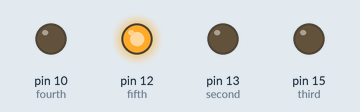
Recording of a program running on a simulated Raspberry Pi (header pin numbers). Parts: output pins drawn as LEDs (lit = HIGH). At 5.5 s the program stops and its outputs stay as they are.

Above: at 0.1 s.
At 0.6 s:
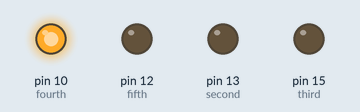
At 1.1 s:
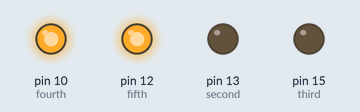
At 2.6 s:
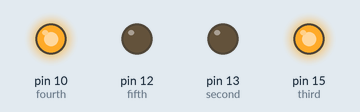
At 3.6 s:
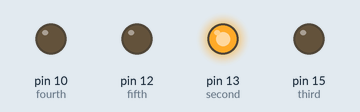
At 5.1 s:
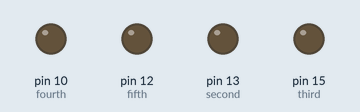
Timing chart, 0 to 6.6 s (numbered marks = the images above):
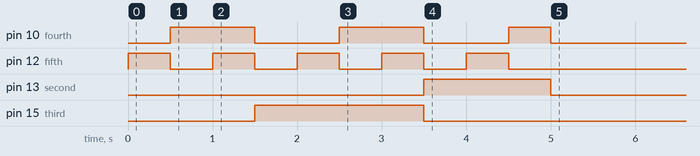

Measured:
- by itself, pin 10 (fourth): goes HIGH 1.0 s, LOW 1.0 s, HIGH 1.0 s, LOW 1.0 s, HIGH 0.50 s, then LOW
- by itself, pin 12 (fifth): alternates HIGH for 0.50 s and LOW for 0.50 s, 10 changes in all, then stays LOW
- by itself, pin 13 (second): LOW → HIGH at 3.5 s, → LOW 1.5 s later
- by itself, pin 15 (third): LOW → HIGH at 1.5 s, → LOW 2.0 s later

The program:

l03_binary_in_order.py
```python
import RPi.GPIO as GPIO
import time
GPIO.setmode(GPIO.BOARD)
fifth=12
fourth=10
third= 15
second=13
first=11
GPIO.setup(fifth,GPIO.OUT)
GPIO.setup(fourth,GPIO.OUT)
GPIO.setup(third,GPIO.OUT)
GPIO.setup(second,GPIO.OUT)
GPIO.setup(first,GPIO.OUT)

GPIO.output(fifth,1) # 1
GPIO.output(fourth,0)
GPIO.output(third,0)
GPIO.output(second,0)
GPIO.output(first,0)
time.sleep(0.5)

GPIO.output(fifth,0)  #2
GPIO.output(fourth,1)
GPIO.output(third,0)
GPIO.output(second,0)
GPIO.output(first,0)
time.sleep(0.5)

GPIO.output(fifth,1)  #3
GPIO.output(fourth,1)
GPIO.output(third,0)
GPIO.output(second,0)
GPIO.output(first,0)
time.sleep(0.5)

GPIO.output(fifth,0) #4
GPIO.output(fourth,0)
GPIO.output(third,1)
GPIO.output(second,0)
GPIO.output(first,0)
time.sleep(0.5)

GPIO.output(fifth,1)  #5
GPIO.output(fourth,0)
GPIO.output(third,1)
GPIO.output(second,0)
GPIO.output(first,0)
time.sleep(0.5)

GPIO.output(fifth,0)  #6
GPIO.output(fourth,1)
GPIO.output(third,1)
GPIO.output(second,0)
GPIO.output(first,0)
time.sleep(0.5)

GPIO.output(fifth,1)  # 7
GPIO.output(fourth,1)
GPIO.output(third,1)
GPIO.output(second,0)
GPIO.output(first,0)
time.sleep(0.5)


GPIO.output(fifth,0)  # 8
GPIO.output(fourth,0)
GPIO.output(third,0)
GPIO.output(second,1)
GPIO.output(first,0)
time.sleep(0.5)


GPIO.output(fifth,1)  # 9
GPIO.output(fourth,0)
GPIO.output(third,0)
GPIO.output(second,1)
GPIO.output(first,0)
time.sleep(0.5)

GPIO.output(fifth,0)  #10
GPIO.output(fourth,1)
GPIO.output(third,0)
GPIO.output(second,1)
GPIO.output(first,0)
time.sleep(0.5)

GPIO.output(fifth,0)  #0
GPIO.output(fourth,0)
GPIO.output(third,0)
GPIO.output(second,0)
GPIO.output(first,0)
time.sleep(0.5)
GPIO.cleanup()
```
